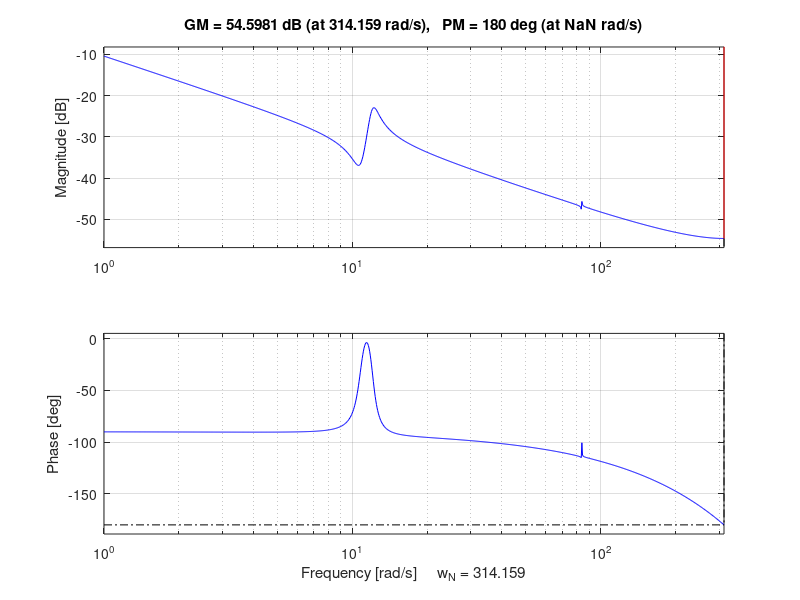
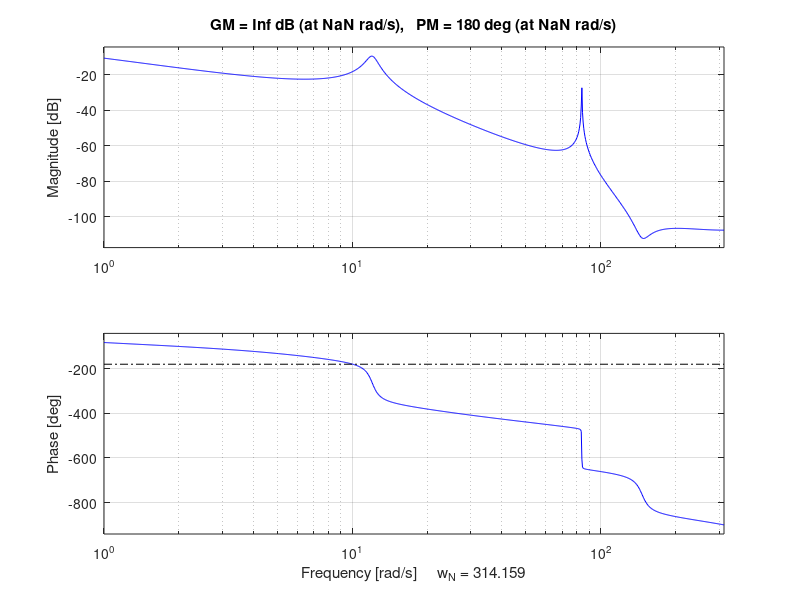
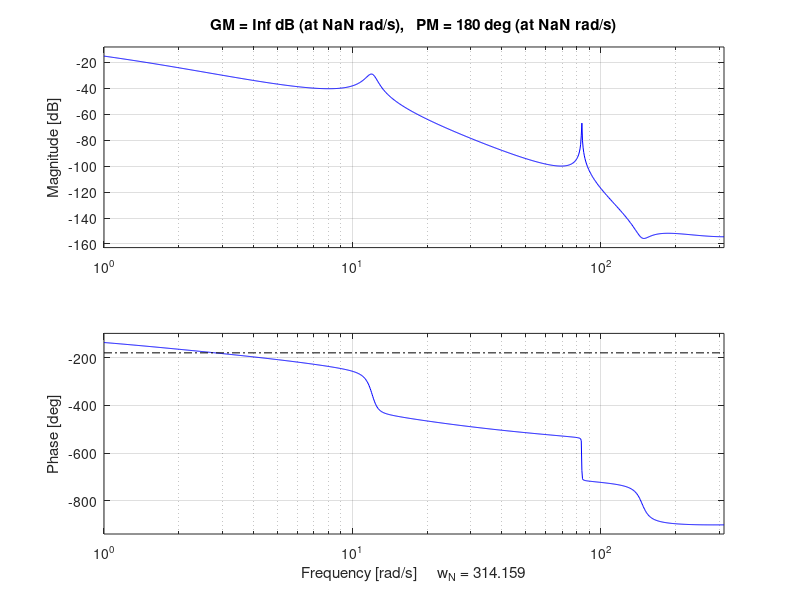
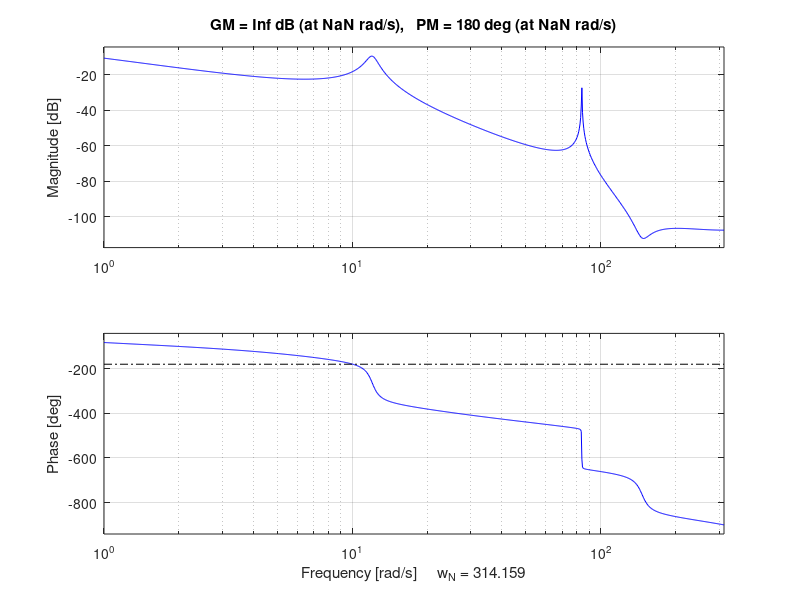

Write the MATLAB code that produced these figures, in order. (Note: this script raises an error after producing the figures.)
% ------------------------------------------------------------------------
% File: demo.m
% Contents: This file has the basic parameters for the estimated model and
%           to run the simulink files correctly
%           This file has three sections, to run the simulations just need
%           to run the first section
%
% Authors:  Renato Loureiro
%           Pedro Sarnadas
%           Tiago Santos
% ------------------------------------------------------------------------

fs=100;
Ts=1/fs;    % Sampling interval

tfinal=100; % Time of simulation

load('Estimated_Model.mat')
load('barrassmodel.mat') % 'barrassmodel2.mat' - perturbado
whos A B C D
G=ss(A,B,C,0,Ts);

% Regulator design
Q = C'*C;
R = 100;    % Big R slow control
            % Small R nervous control
[K,~,p] = dlqr(A,B,Q,R);
% Current estimator design
B1=B;
QE = 1;
RE = 10;   % Big R slow observer
            % Small R nervous observer
G1 = eye(size(A));
[M,~,~,q]=dlqe(A,B1,C,QE,RE);

whos K M

N = inv([A-eye(size(A)), B; C,0])*[zeros(size(A,1),1);1];
Nx = N(1:end-1,:);
Nu = N(end,:);
Nbar = Nu+K*Nx;

PHIE = A-M*C*A;
GAMMAE = B-M*C*B;

%% LQR open loop and close loop
% Goal: obtain the transfer function and pole location for each case

C_lqr = ss(A-B*K,B*Nbar,C,0,Ts);
T_lqr = ss(A,B,K,0,Ts);
figure(1)
bode(T_lqr)
margin(T_lqr)
figure(2)
bode(C_lqr)
margin(C_lqr)


T2_lqg= ss([A zeros(size(A)); M*C*A PHIE-GAMMAE*K], [B; M*C*B],[zeros(size(K)) K],0,Ts);
figure(3)
bode(T2_lqg)
legend('C (LQG, m2)')
margin(T2_lqg)
C2_lqg = ss([A -B*K; M*C*A PHIE-GAMMAE*K-M*C*B*K],[B; M*C*B+GAMMAE]*Nbar,...
    [C zeros(size(C))],0,Ts);
figure(4)
bode(C2_lqg)
legend('C (LQG, m2)')
margin(C2_lqg)
%% LQR and LQE validation

color1=[0 0.4470 0.7410];
color2=[0.6350 0.0780 0.1840];

[yupper,ylower]=envelope(log(abs(out.y.Data(110:length(out.y.Data)))),...
    10,'peak');
figure(1)
plot(out.y.Time(110:length(out.y.Time)),yupper,'Color', color2,'LineWidth',4);
hold on
plot(out.y.Time(110:length(out.y.Time)),...
    log(abs(out.y.Data(110:length(out.y.Data)))),'Color', color1);
hold off
xlabel('Time [s]')
time=out.y.Time(110:length(out.y.Time));
mdl=fitlm(time(5000:length(time)),yupper(5000:length(yupper)));
declive=table2array(mdl.Coefficients(2,1));
a1=exp(declive*Ts);
a2=max(abs(p));
error_lqr=100*abs(a1-a2)/a2;

% LQE validation
[yupper2,ylower2]=envelope(log(abs(out.y2.Data(110:length(out.y2.Data),1))),...
    10,'peak');
figure(2)
plot(out.y2.Time(110:length(out.y2.Time)),yupper2,'Color', color2,'LineWidth',4);
hold on
plot(out.y2.Time(110:length(out.y2.Time)), ...
    log(abs(out.y2.Data(110:length(out.y2.Data),1))),'Color', color1);
hold off
xlabel('Time [s]')
time2=out.y2.Time(110:length(out.y2.Time));
mdl2=fitlm(time2(5000:length(time2)),yupper2(5000:length(yupper2)));
declive2=table2array(mdl2.Coefficients(2,1));
a1=exp(declive2*Ts);
a2=max(abs(q));
error_lqe=100*abs(a1-a2)/a2;

%% 
%color1=[0 0.4470 0.7410];
%color2=[0.6350 0.0780 0.1840];
%width = 8;                    
%height = 3; 
%pos=[100 100];
%aux=[0.001,0.1,1,10,100,1000];
%for i=1:length(aux)
%    R=aux(i);
%    disp(R)
%    [K,~,p] = dlqr(A,B,Q,R);
%    open_system('Control_Validation')
%    %set_param('Control_Validation', 'SimulationCommand', 'update')
%    set_param('Control_Validation','SimulationCommand','Update')
%    sim('Control_Validation')
%    set(figure(i), 'Position', [pos(1) pos(2) width*100, height*100]);
%    plot(out.y.Time, out.y.Data,'Color', color1)
%    hold on
%    plot(out.ref.Time, out.ref.Data,'Color',color2)
%    xlabel('Time [s]')
%    bdclose('all')
%end









